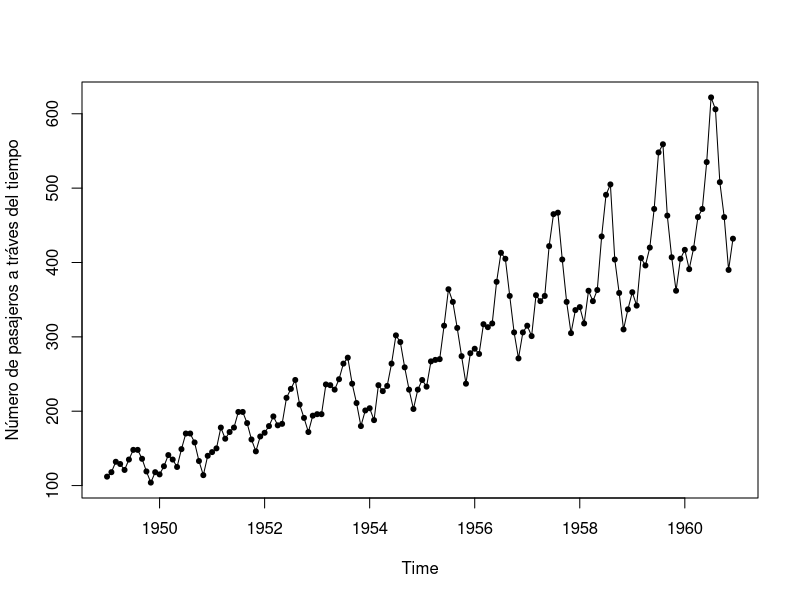

R code for this plot: (Note: this script raises an error after producing the figure.)
## ---- chunk 1
data <- AirPassengers
## ---- chunk 2
data
## ---- chunk 3
plot(data, ylab="Número de pasajeros a tráves del tiempo", type="o", pch =20)
## ---- chunk 4
adf.test(data)
## ---- chunk 5
plot(decompose(data, type = "multiplicative"))

## ---- chunk 6
#Guardamos la descomposición de la serie por el método "decompose" para poder eztraer los componentes
data.decompM <- decompose(data, type = "multiplicative")
#Creamos una secuencia de números de 1 a 144
t <- seq(1, 144, 1)
#Ajustamos modelo lineal a la tendencia de la serie
modelTrend <- lm(formula = data.decompM$trend ~ t)
predT <- predict.lm(modelTrend, newdata = data.frame(t))

## ---- chunk 7

plot(data.decompM$trend[7:138] ~ t[7:138], ylab="T(t)", xlab="t",
     type="p", pch=20, main = "Componente de tendencia: Modelado vs Observado")
lines(predT, col="red")

